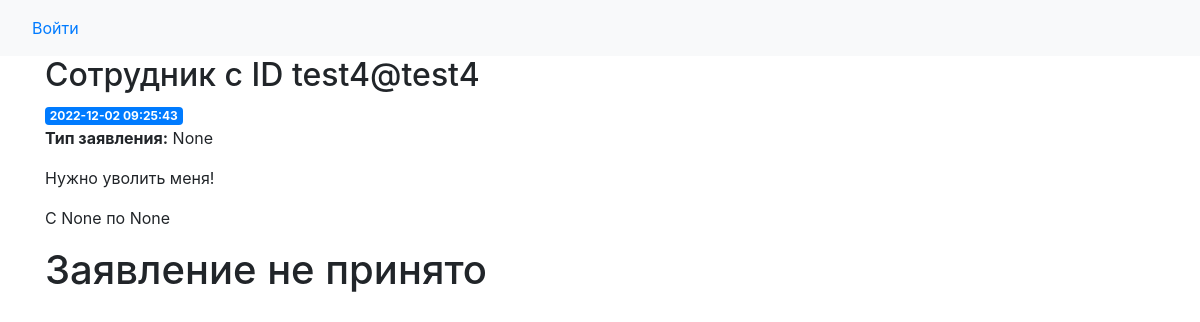
Page /26 on the committed database.
### tables this page shows
CREATE TABLE posts (
    id INTEGER PRIMARY KEY AUTOINCREMENT,
    created TIMESTAMP NOT NULL DEFAULT CURRENT_TIMESTAMP,
    title TEXT NOT NULL,
    content TEXT NOT NULL
, status text 'В ожидании', date_begin text, date_end text, code text);

### web/app.py (the view)
@app.route('/<int:post_id>')
def post(post_id):
    post = get_post(post_id)
    return render_template('post.html', post=post)

### web/app.py (called while the page is built)
def get_db_connection():
    conn = sqlite3.connect('database.db')
    conn.row_factory = sqlite3.Row
    return conn

def get_post(post_id):
    conn = get_db_connection()
    post = conn.execute('SELECT * FROM posts WHERE id = ?',
                        (post_id,)).fetchone()
    conn.close()
    if post is None:
        abort(404)
    return post

@app.after_request
def redirect_to_signin(response):
    if response.status_code == 401:
        return redirect(url_for('login') + '?next' + request.url)
    return response

### web/templates/post.html (shortened to what this page needs)
{% extends 'base.html' %}
{% block content %}
    <h2>{% block title %} Сотрудник с ID {{ post['title'] }} {% endblock %}</h2>
    <span class="badge badge-primary">{{ post['created'] }}</span>
    <p> <b>Тип заявления:</b> {{ post['code'] }}</p>
    <p>{{ post['content'] }}</p>
    <p>C {{ post['date_begin'] }} по {{ post['date_end'] }}</p>
    {% if post['status'] == 'Отказано' %}
        <form action="{{ url_for('delete', id=post['id']) }}" method="POST">
            <h1> Заявление не принято
            </h1>
        </form>
    {% endif %}
{% endblock %}

### rows in the picture
posts: title "test4@test4", created "2022-12-02 09:25:43", content "Нужно уволить меня!"

### other values in the picture
{{ post['code'] }} "None"
{{ post['date_begin'] }} "None"
{{ post['date_end'] }} "None"
